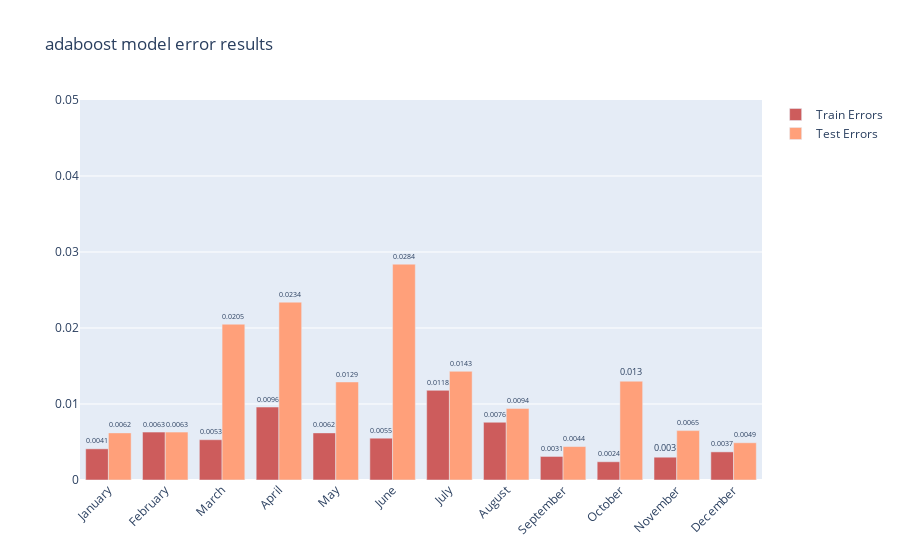

Source (notebook cell):
### Code cell
plot_resulst(train_errors,test_errors,"adaboost")

### Figure 1 — Plotly figure (JSON) as saved in the notebook; plotly's stock layout.template omitted (floating-point values rounded to 4 significant figures)
{"data": [{"marker": {"color": "indianred"}, "name": "Train Errors", "text": [0.0041, 0.0063, 0.0053, 0.0096, 0.0062, 0.0055, 0.0118, 0.0076, 0.0031, 0.0024, 0.003, 0.0037], "textposition": "outside", "type": "bar", "x": ["January", "February", "March", "April", "May", "June", "July", "August", "September", "October", "November", "December"], "y": [0.0041, 0.0063, 0.0053, 0.0096, 0.0062, 0.0055, 0.0118, 0.0076, 0.0031, 0.0024, 0.003, 0.0037]}, {"marker": {"color": "lightsalmon"}, "name": "Test Errors", "text": [0.0062, 0.0063, 0.0205, 0.0234, 0.0129, 0.0284, 0.0143, 0.0094, 0.0044, 0.013, 0.0065, 0.0049], "textposition": "outside", "type": "bar", "x": ["January", "February", "March", "April", "May", "June", "July", "August", "September", "October", "November", "December"], "y": [0.0062, 0.0063, 0.0205, 0.0234, 0.0129, 0.0284, 0.0143, 0.0094, 0.0044, 0.013, 0.0065, 0.0049]}], "layout": {"barmode": "group", "title": {"text": "adaboost model error results"}, "xaxis": {"tickangle": -45}, "yaxis": {"range": [0, 0.05]}}}
